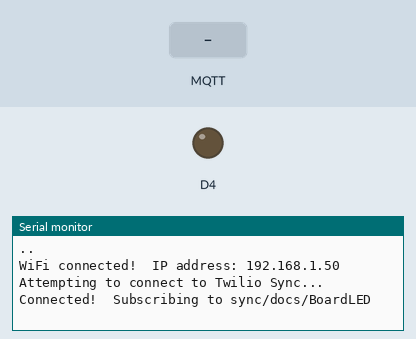
Recording of a sketch running on a simulated ESP8266 (NodeMCU). On the bench: output pins drawn as LEDs (lit = HIGH, except the on-board LED, lit = LOW), the last lines printed to the serial monitor. Inputs (shaded band) come from the test bench. WiFi joins after 1.5 s; servers stay silent unless stated; no MQTT or app messages arrive unless stated.

Above: at 3.2 s.
3.3 s: MQTT message "ON" arrives on the first subscribed topic
At 4.1 s:
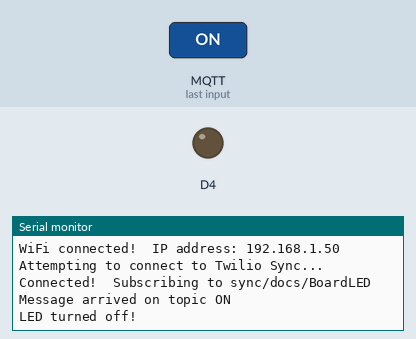
4.8 s: MQTT message "1" arrives on the first subscribed topic
At 5.2 s:
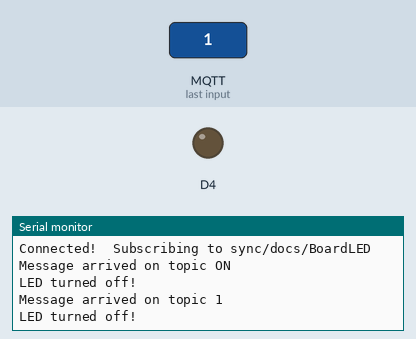
6.3 s: MQTT message "on" arrives on the first subscribed topic
At 7.6 s:
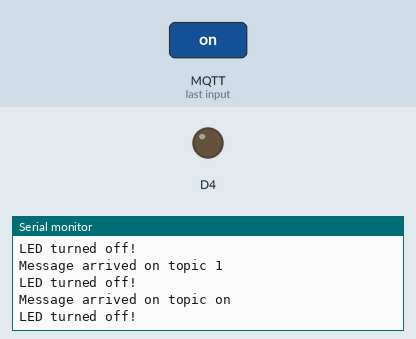

Measured:
- after the input at 3.3 s, the serial monitor: prints a new line at once (image 1)
- after the input at 4.8 s, the serial monitor: prints a new line at once (image 2)
- after the input at 6.3 s, the serial monitor: prints a new line at once (image 3)

The sketch:

MQTT_ESP8266_Sync.ino
```cpp
#include "ESP8266WiFi.h"
#include "WiFiClientSecure.h"
#include <PubSubClient.h>
#include <ArduinoJson.h>

/* WiFi SSID and Password */
const char* ssid                        = "YOUR_SSID";
const char* password                    = "WIFI_PASSWORD";

/*
 *  Sync Settings
 *
 *  Enter a Sync Key & Password, your document unique name,
 *  and the device name
 */
const char* sync_key                    = "KYXXXXXXXXXXXXXXXXXXXX";
const char* sync_password               = "XXXXXXXXXXXXXXXXXXXXXX";
const char* sync_document               = "sync/docs/BoardLED";
const char* sync_device_name            = "ESP8266";

/* Sync server and MQTT setup; you probably don't have to change these. */
const char* mqtt_server                 = "mqtt-sync.us1.twilio.com";
const uint16_t mqtt_port                = 8883;
const uint16_t maxMQTTpackageSize       = 512;

void callback(char *, byte*, unsigned int);
WiFiClientSecure espClient;
PubSubClient client(mqtt_server, mqtt_port, callback, espClient);

/*
 * Only use the fingerprint if you have a certificate rotation strategy in place.
 * It can be enabled by setting the use_fingerprint boolean to 'true'
 *
 * SHA1 Fingerprint valid as of August 2017, but if it expires:
 * On *NIX systems with openssl installed, you can check the fingerprint with
 *
 * echo | openssl s_client -connect mqtt-sync.us1.twilio.com:8883 | openssl x509 -fingerprint
 *
 * ... and look for the 'SHA1 Fingerprint' line.
 */
const char* fingerprint         = \
        "4E:D6:B4:16:83:9F:86:86:0E:8B:BA:47:F6:FC:3F:65:29:B6:E1:13";
const bool use_fingerprint      = false;


/*
 * Our Twilio Connected Devices message handling callback.  This is passed as a
 * callback function when we subscribe to the document, and any messages will
 * appear here.
 */
void callback(char* topic, byte* payload, unsigned int length)
{
        std::unique_ptr<char []> msg(new char[length+1]());
        memcpy (msg.get(), payload, length);

        Serial.print("Message arrived on topic "); Serial.println(msg.get());

        StaticJsonBuffer<maxMQTTpackageSize> jsonBuffer;
        JsonObject& root = jsonBuffer.parseObject(msg.get());
        String led_command           = root["led"];

        if (led_command == "ON") {
                digitalWrite(BUILTIN_LED, LOW);
                Serial.println("LED turned on!");
        } else {
                digitalWrite(BUILTIN_LED, HIGH);
                Serial.println("LED turned off!");
        }
}

/*
 * This function connects to Sync via MQTT. We connect using the key, password, and
 * device name defined as constants above, and immediately check the server's
 * certificate fingerprint (if desired).
 *
 * If everything works, we subscribe to the document topic and return.
 */
void connect_mqtt()
{
        while (!client.connected()) {
                Serial.println("Attempting to connect to Twilio Sync...");
                if (client.connect(sync_device_name, sync_key, sync_password)) {
                        /* Verify you are talking to Twilio */
                        if (!use_fingerprint || espClient.verify(fingerprint, mqtt_server)) {
                                Serial.print("Connected!  Subscribing to "); Serial.println(sync_document);
                                client.subscribe(sync_document);
                        } else {
                                Serial.println("Certificate mismatch!  Check fingerprint.");
                                client.disconnect();
                                while(1);
                        }
                } else {
                        Serial.print("failed, rc=");
                        Serial.print(client.state());
                        delay(10000);
                }
        }
}

/* In setup, we configure our LED for output, turn it off, and connect to WiFi */
void setup()
{
        pinMode(BUILTIN_LED, OUTPUT);
        digitalWrite(BUILTIN_LED, HIGH); // Active LOW LED

        Serial.begin(115200);
        WiFi.begin(ssid, password);

        while (WiFi.status() != WL_CONNECTED) {
                delay(1000);
                Serial.print(".");
        }

        randomSeed(micros());

        Serial.print("\nWiFi connected!  IP address: ");
        Serial.println(WiFi.localIP());
}

/* Our loop constantly checks we are still connected.  On disconnects we try again. */
void loop()
{
        if (!client.connected()) {
                connect_mqtt();
        }
        client.loop();

        // Here's an example of publishing from the ESP8266.
        // Uncomment until the end of the function to send a 'msg' back to Sync
        // every 2 minutes!
        /*
        static uint32_t now = millis();
        if (millis() > now + (2*(1000*60))) {
                Serial.println("Sending 2 minute ON message to Twilio!");
                client.publish(
                        sync_document,
                        "{\"msg\":\"Ahoy!\",\"led\":\"ON\"}\0"
                );
                now = millis();
        }
        */
}
```
